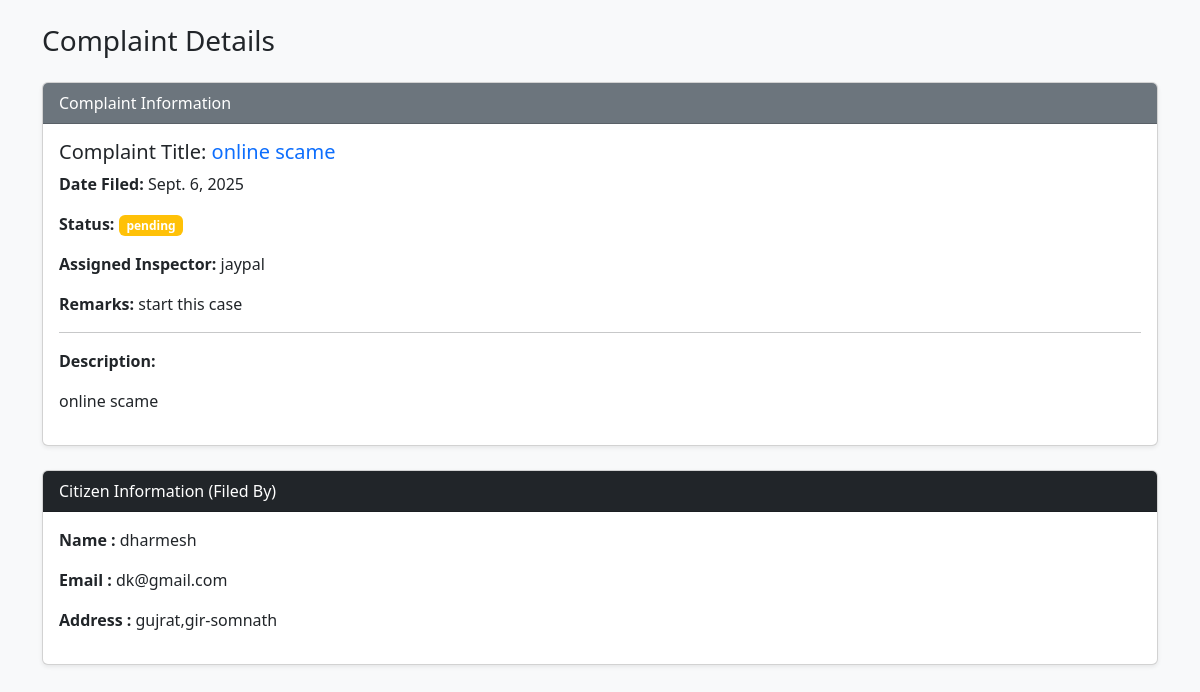
The app's page /viewfir/2 with its own data.
### myapp/models.py (models this page shows, shortened)
class Complaint(models.Model):
    citizen = models.ForeignKey(Citizen,on_delete=models.CASCADE)
    title = models.CharField(max_length=50)
    category = models.CharField(max_length=50)
    description = models.CharField(max_length=255)
    locations = models.CharField(max_length=200)
    date = models.DateField()
    time = models.TimeField()
    remark = models.CharField(max_length=200,default="----")
    evidence = models.ImageField(default='',upload_to="evidence")
    status = models.CharField(default='pending')
    Inspector = models.CharField(default="---")

class Citizen(models.Model):
    name = models.CharField(max_length=60)
    email = models.EmailField()
    address = models.CharField(max_length=100)
    password = models.CharField(max_length=20)
    role = models.CharField(max_length=20,default="citizen")

### myapp/views.py (the view)
# urls.py: path('viewfir/<int:pk>', views.viewfir, name='viewfir'),
def viewfir(request,pk):
    complaint = Complaint.objects.get(pk=pk)
    return render(request,'viewfir.html',{'complaint':complaint})

### myapp/templates/viewfir.html (shortened to what this page needs)
<!doctype html>
<html lang="en">
<head>
  <link href="https://cdn.jsdelivr.net/npm/bootstrap@5.3.2/dist/css/bootstrap.min.css" rel="stylesheet">
</head>
<body class="bg-light">
  <div class="container mt-4">
    <div class="d-flex navbar-nav ms-auto">
        <h3>Complaint Details</h3>
    </div>
    <div class="card shadow-sm">
      <div class="card-header bg-secondary text-white">
        Complaint Information
      </div>
      <div class="card-body">
        <h5 class="card-title">Complaint Title: <span class="text-primary">{{complaint.title}}</span></h5>
        <p><strong>Date Filed:</strong> {{complaint.date}}</p>
        <p><strong>Status:</strong> <span class="badge bg-warning">{{complaint.status}}</span></p>
        <p><strong>Assigned Inspector:</strong> {{complaint.Inspector}}</p>
        <p><strong>Remarks:</strong> {{complaint.remark}}</p>
        <hr>
        <p><strong>Description:</strong></p>
        <p>
          {{complaint.description}}
        </p>
      </div>
    </div>
    <div class="card shadow-sm mt-4">
      <div class="card-header bg-dark text-white">
        Citizen Information (Filed By)
      </div>
      <div class="card-body">
        <p><strong>Name :</strong> {{complaint.citizen.name}}</p>
        <p><strong>Email :</strong> {{complaint.citizen.email}}</p>
        <p><strong>Address :</strong>  {{complaint.citizen.address}}</p>
      </div>
    </div>
  </div>
</body>
</html>

### records on screen
Complaint: title "online scame", date "Sept. 6, 2025", status "pending", Inspector "jaypal", remark "start this case", description "online scame", citizen.name "dharmesh", citizen.email "dk@gmail.com", citizen.address "gujrat,gir-somnath"
